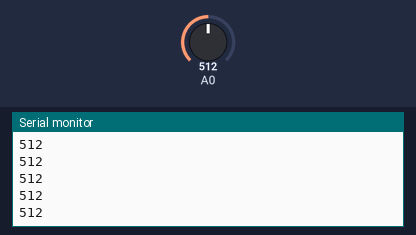
Bench run of a sketch on a simulated Arduino Uno, built with avr-gcc and run on an emulated ATmega328P. Shown: the last lines printed to the serial monitor. Inputs (shaded band) come from the test bench; at power-on: A0 = 512.

Above: at 1.2 s.
1.3 s: A0 set to 716
At 1.49 s:
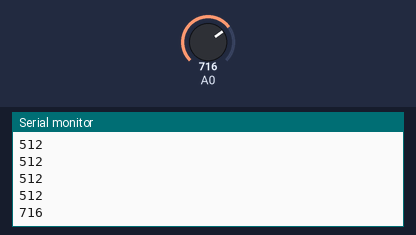
2.8 s: A0 set to 900
At 2.99 s:
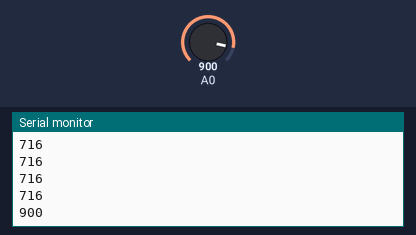
Timing chart, 0 to 5.8 s (numbered marks = the images above; inputs shaded):
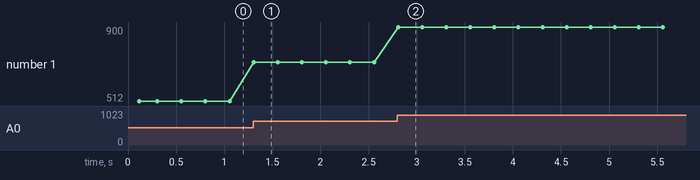

Measured:
- after the input at 1.3 s, the serial monitor: prints a new line at once (image 1)
- after the input at 2.8 s, the serial monitor: prints a new line at once (image 2)
- plotted number 1: 512 → 716 after the input at 1.3 s, 716 → 900 after the input at 2.8 s

The sketch:

AnalogReadSerial.ino
```cpp
void setup()
{
  Serial.begin(9600);
  Serial.println("----------------------------------");
  Serial.println("SEM Estabilização do Potenciometro");
  Serial.println("----------------------------------");
  Serial.println();
}

void loop()
{
  int sensorValue = analogRead(A0);
  Serial.println(sensorValue);
  delay(250);
}
```
